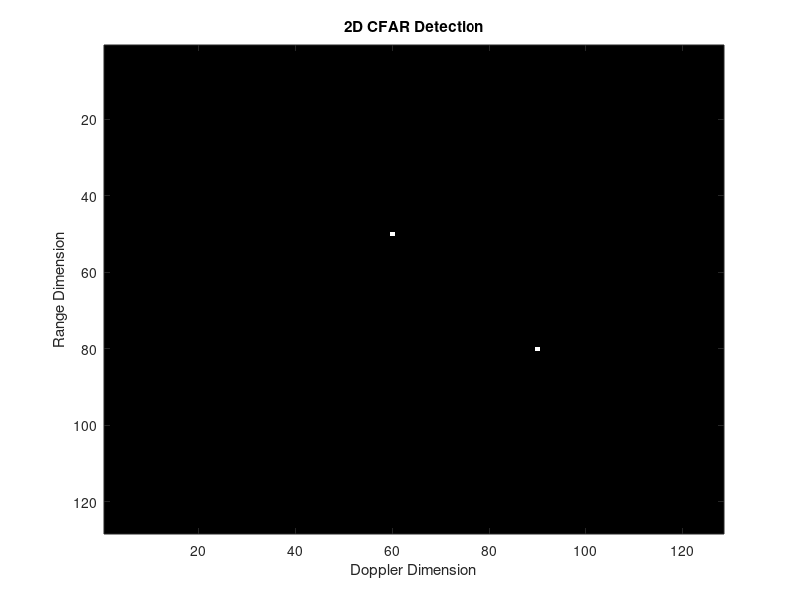

Write MATLAB code to recreate this figure.
% Radar data matrix size (example)
N_range = 128;  % Number of range cells
N_doppler = 128;  % Number of Doppler cells

% Generate a random noise floor with a few random targets added
noise_floor = abs(randn(N_range, N_doppler));
targets = [50, 60; 80, 90; 120, 30];  % Example target positions
for idx = 1:size(targets, 1)
    noise_floor(targets(idx, 1), targets(idx, 2)) += rand()*40 + 10;  % Adding target signals
end

% Define CFAR parameters
Tr = 8;  % Training cells in range dimension
Gr = 4;  % Guard cells in range dimension
Td = 4;  % Training cells in Doppler dimension
Gd = 2;  % Guard cells in Doppler dimension

% Calculate number of training cells
total_training_cells = ((2*Tr + 2*Gr + 1) * (2*Td + 2*Gd + 1)) - ((2*Gr + 1) * (2*Gd + 1));

% CFAR output matrix initialization
CFAR_out = zeros(N_range, N_doppler);

% Slide window across the entire matrix
for i = 1 + (Tr + Gr) : N_range - (Tr + Gr)
    for j = 1 + (Td + Gd) : N_doppler - (Td + Gd)
        % Extract the patch around the CUT
        patch = noise_floor(i - Tr - Gr : i + Tr + Gr, j - Td - Gd : j + Td + Gd);
        
        % Set the guard cells and CUT to zero
        patch(Tr + 1 : end - Tr, Td + 1 : end - Td) = 0;
        
        % Calculate the average noise (threshold) in the training cells
        noise_level = mean(patch(:));
        
        % Define the offset for thresholding (example offset)
        offset = 5;
        
        % Calculate the threshold
        threshold = noise_level + offset;
        
        % Determine if the CUT is above the threshold
        if noise_floor(i, j) > threshold
            CFAR_out(i, j) = 1;
        else
            CFAR_out(i, j) = 0;
        end
    end
end

% Suppress the edges
CFAR_out(1:Tr+Gr, :) = 0;
CFAR_out(end-Tr-Gr+1:end, :) = 0;
CFAR_out(:, 1:Td+Gd) = 0;
CFAR_out(:, end-Td-Gd+1:end) = 0;

% Display the result
imagesc(CFAR_out);
colormap('gray');
title('2D CFAR Detection');
xlabel('Doppler Dimension');
ylabel('Range Dimension');

% Output the total number of training cells
disp(['Total number of training cells: ', num2str(total_training_cells)]);
